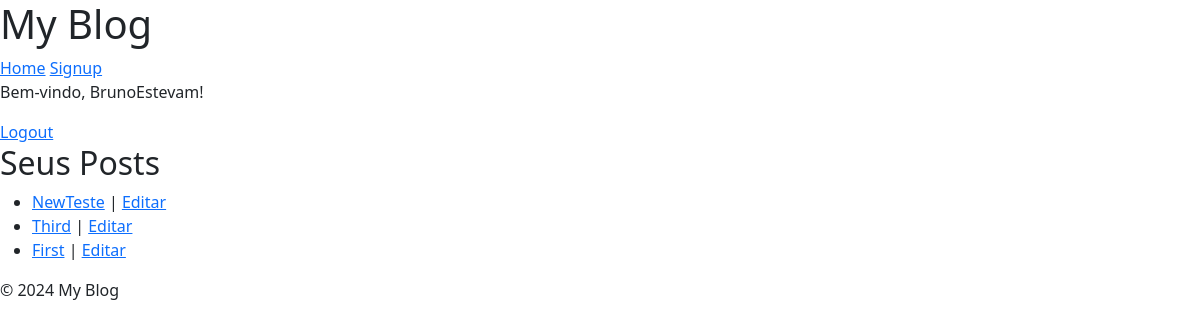
Before: /my-posts/ (signed in) with the older database file.
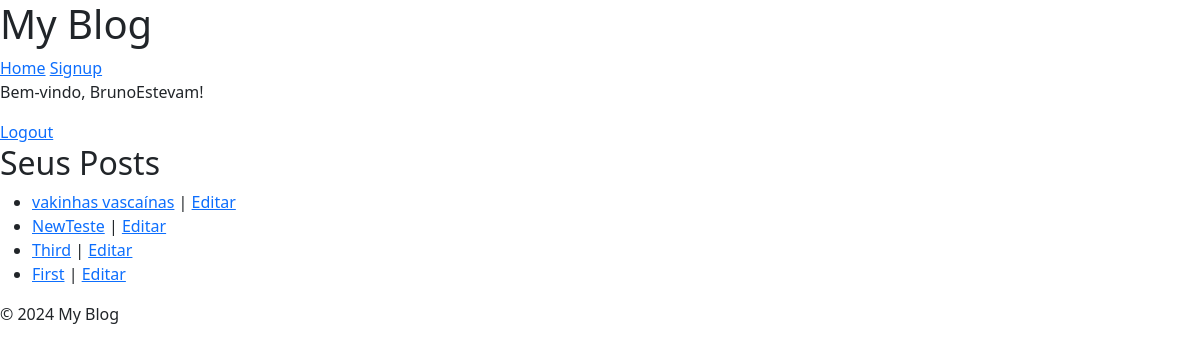
After: the same page with the newer database file.
### blog/models.py (models this page shows, shortened)
class Post(models.Model):
    class NewManager(models.Manager):
        def get_queryset(self):
            return super().get_queryset().filter(status='published')
    options = (
        ('draft', 'Draft'),
        ('published', 'Published'),
    )
    title = models.CharField(max_length=255)
    excerpt = models.TextField(null=True)
    slug = models.SlugField(max_length=255, unique_for_date='publish', blank=True)
    publish = models.DateTimeField(default=timezone.now)
    author = models.ForeignKey(User, on_delete=models.CASCADE, related_name='blog_posts')
    content = models.TextField()
    status = models.CharField(max_length=10, choices=options, default='draft')
    objects = models.Manager()
    newmanager = NewManager()
    class Meta:
        ordering = ('-publish',)

### blog/views.py (the view)
# urls.py: path('my-posts/', views.user_posts, name='user_posts'),
@login_required
def user_posts(request):
    posts = Post.objects.filter(author=request.user, status='published')
    return render(request, 'blog/user_posts.html', {'posts': posts})

### blog/templates/blog/user_posts.html
{% extends "base_generic.html" %}
{% block content %}
  <h2>Seus Posts</h2>
  <ul>
    {% for post in posts %}
      <li>
        <a href="{% url 'blog:post_single' post.slug %}">{{ post.title }}</a> |
        <a href="{% url 'blog:edit_post' post.slug %}">Editar</a>
      </li>
    {% empty %}
      <li>Você ainda não publicou nenhum post.</li>
    {% endfor %}
  </ul>
{% endblock %}

Changed rows visible on the page:
added Post: title "vakinhas vascaínas"
